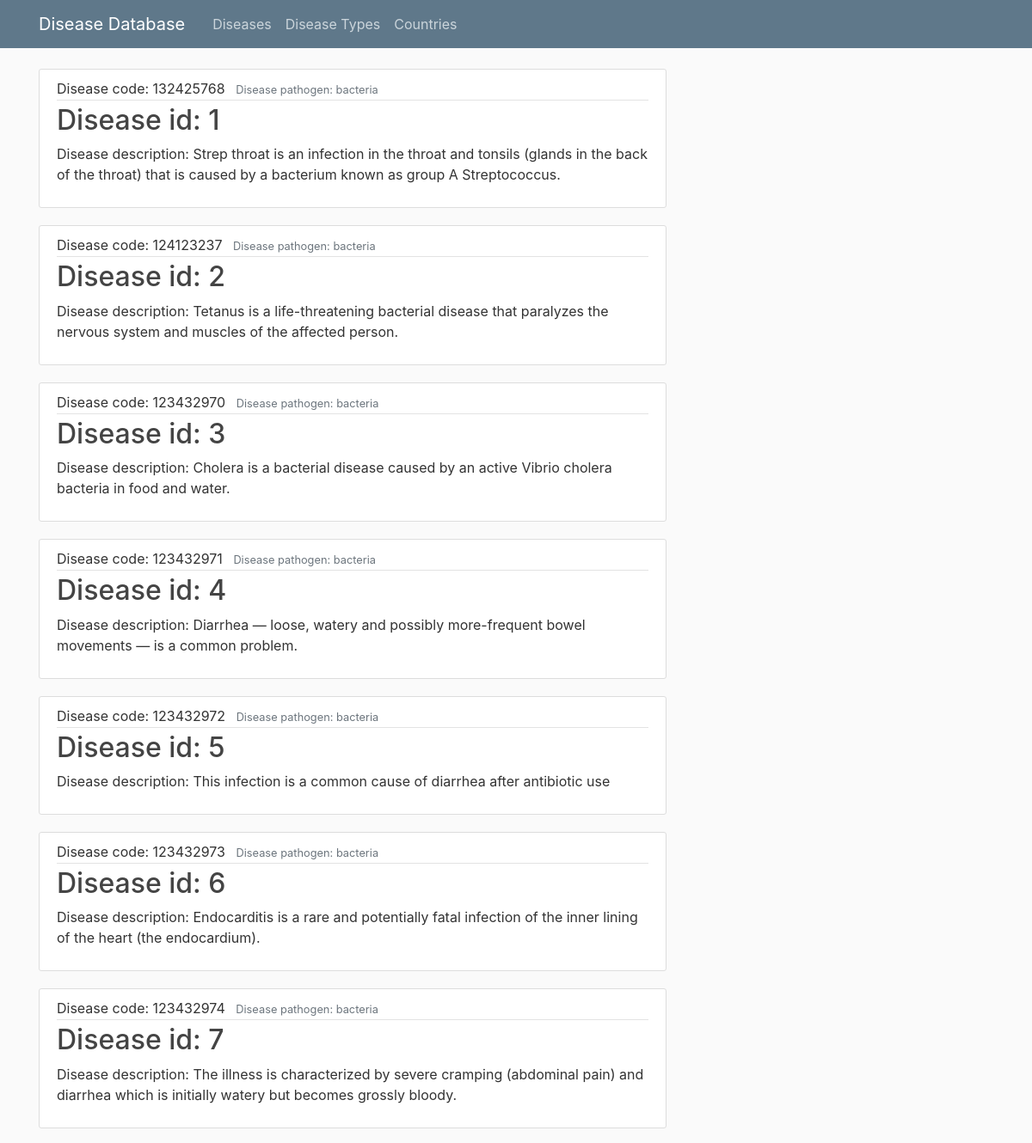
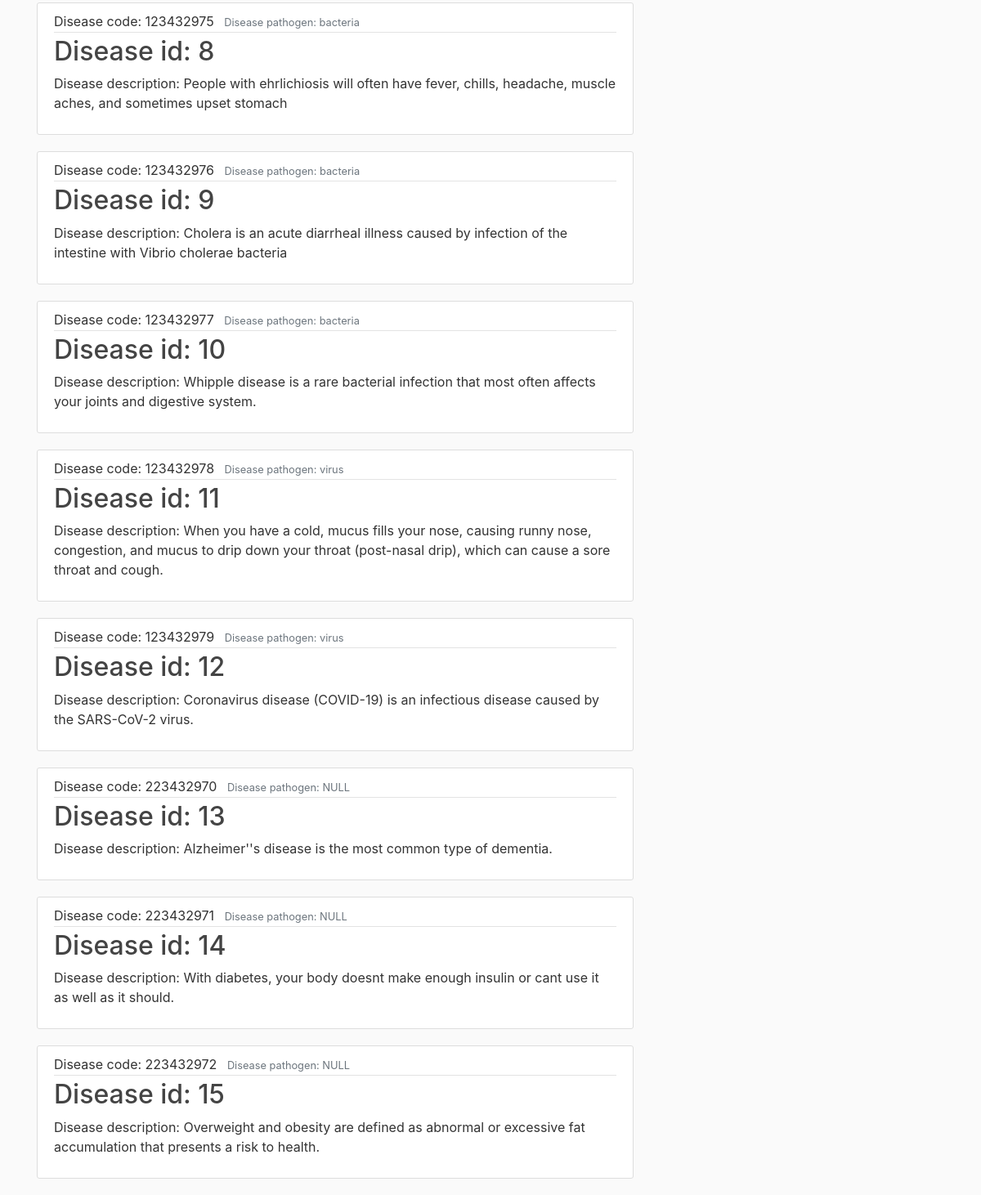
The page / on the database its author committed (2 pictures, top to bottom).
### assignment2_application/models.py (models this page shows)
class Disease( models.Model ):
    disease_code = models.CharField( max_length=50 )
    pathogen = models.CharField( max_length=20 )
    description = models.TextField()
    disease = models.ForeignKey( DiseaseType, on_delete=models.CASCADE )

### assignment2_application/views.py (the view)
# urls.py: 2. Add a URL to urlpatterns:  path('', views.home, name='home')
def home( request ):
    context = {
        'posts' : Disease.objects.all(),
        'title' : 'Home'
    }
    return render( request, 'assignment2_application/home.html', context )

### assignment2_application/templates/assignment2_application/home.html
{% extends 'assignment2_application/base.html' %}
{% block content %}
    {% for record in posts %}
        <article class="media content-section">
            <div class="media-body">
            <div class="article-metadata">
                <a class="mr-2" > Disease code: {{ record.disease_code }}</a>
                <small class="text-muted">Disease pathogen: {{ record.pathogen }}</small>
            </div>
            <h2><a class="article-title"> Disease id: {{ record.id }}</a></h2>
            <p class="article-content">Disease description: {{ record.description }}</p>
            </div>
        </article>
    {% endfor %}
{% endblock content %}

### assignment2_application/templates/assignment2_application/base.html (shortened to what this page needs)
{% load static %}
<!DOCTYPE html>
<html>
<head>
    <link rel="stylesheet" href="https://maxcdn.bootstrapcdn.com/bootstrap/4.0.0/css/bootstrap.min.css">
    <link rel="stylesheet" type="text/css" href="{% static 'assignment2_application/main.css' %}">
</head>
<body>
    <header class="site-header">
      <nav class="navbar navbar-expand-md navbar-dark bg-steel fixed-top">
        <div class="container">
          <a class="navbar-brand mr-4" href="{% url 'assignment2_application-home' %}">Disease Database</a>
          <div class="collapse navbar-collapse" id="navbarToggle">
            <div class="navbar-nav mr-auto">
              <a class="nav-item nav-link" href="{% url 'assignment2_application-home' %}">Diseases</a>
              <a class="nav-item nav-link" href="{% url 'assignment2_application-about' %}">Disease Types</a>
              <a class="nav-item nav-link" href="{% url 'assignment2_application-countries' %}">Countries</a>
            </div>
          </div>
        </div>
      </nav>
    </header>
    <main role="main" class="container">
      <div class="row">
        <div class="col-md-8">
          {% block content %}{% endblock %}
        </div>
      </div>
    </main>
</body>
</html>

### assignment2_application/static/assignment2_application/main.css (style rules this page uses)
body { background: #fafafa; color: #333333; margin-top: 5rem; }
h1, h2, h3, h4, h5, h6 { color: #444444; }
.bg-steel { background-color: #5f788a; }
.site-header .navbar-nav .nav-link { color: #cbd5db; }
.content-section { background: #ffffff; padding: 10px 20px; border: 1px solid #dddddd; border-radius: 3px; margin-bottom: 20px; }
.article-title { color: #444444; }
.article-content { white-space: pre-line; }
.article-metadata { padding-bottom: 1px; margin-bottom: 4px; border-bottom: 1px solid #e3e3e3 }

### rows shown on the page
Disease: disease_code "132425768", pathogen "bacteria", id "1", description "Strep throat is an infection in the throat and tonsils (glands in the back of the throat) that is caused by a bacterium known as group A Streptococcus."
Disease: disease_code "124123237", pathogen "bacteria", id "2", description "Tetanus is a life-threatening bacterial disease that paralyzes the nervous system and muscles of the affected person."
Disease: disease_code "123432970", pathogen "bacteria", id "3", description "Cholera is a bacterial disease caused by an active Vibrio cholera bacteria in food and water."
Disease: disease_code "123432971", pathogen "bacteria", id "4", description "Diarrhea — loose, watery and possibly more-frequent bowel movements — is a common problem."
Disease: disease_code "123432972", pathogen "bacteria", id "5", description "This infection is a common cause of diarrhea after antibiotic use"
Disease: disease_code "123432973", pathogen "bacteria", id "6", description "Endocarditis is a rare and potentially fatal infection of the inner lining of the heart (the endocardium)."
Disease: disease_code "123432974", pathogen "bacteria", id "7", description "The illness is characterized by severe cramping (abdominal pain) and diarrhea which is initially watery but becomes grossly bloody."
Disease: disease_code "123432975", pathogen "bacteria", id "8", description "People with ehrlichiosis will often have fever, chills, headache, muscle aches, and sometimes upset stomach"
Disease: disease_code "123432976", pathogen "bacteria", id "9", description "Cholera is an acute diarrheal illness caused by infection of the intestine with Vibrio cholerae bacteria"
Disease: disease_code "123432977", pathogen "bacteria", id "10", description "Whipple disease is a rare bacterial infection that most often affects your joints and digestive system."
Disease: disease_code "123432978", pathogen "virus", id "11", description "When you have a cold, mucus fills your nose, causing runny nose, congestion, and mucus to drip down your throat (post-nasal drip), which can cause a sore throat and cough."
Disease: disease_code "123432979", pathogen "virus", id "12", description "Coronavirus disease (COVID-19) is an infectious disease caused by the SARS-CoV-2 virus."
Disease: disease_code "223432970", pathogen "NULL", id "13", description "Alzheimer''s disease is the most common type of dementia."
Disease: disease_code "223432971", pathogen "NULL", id "14", description "With diabetes, your body doesnt make enough insulin or cant use it as well as it should."
Disease: disease_code "223432972", pathogen "NULL", id "15", description "Overweight and obesity are defined as abnormal or excessive fat accumulation that presents a risk to health."
